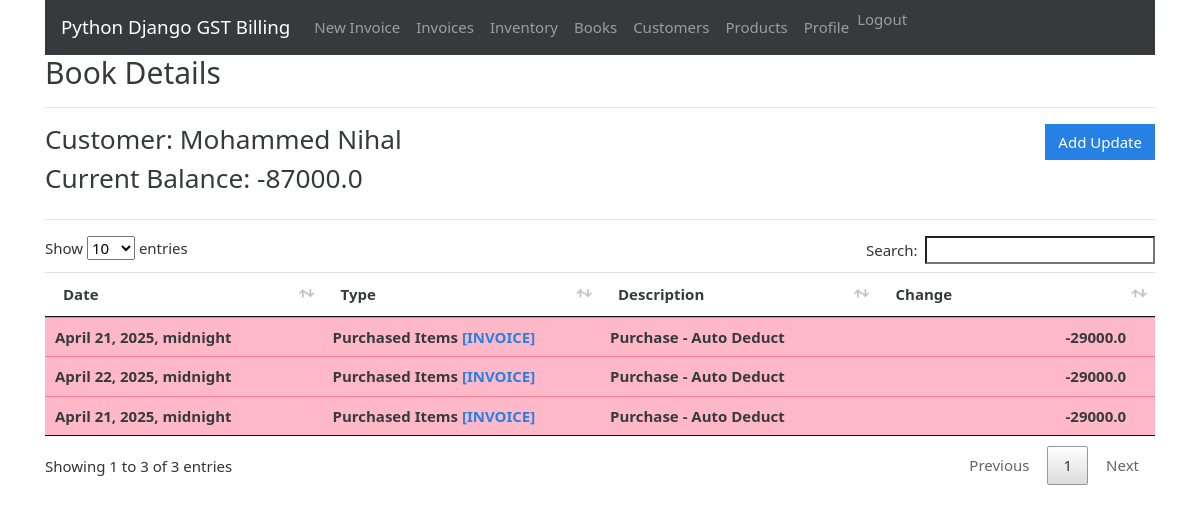
Screenshot of /books/2 (signed in) with the database file from the repository.
### gstbillingapp/models.py (models this page shows, shortened)
class Book(models.Model):
    user = models.ForeignKey(User, null=True, blank=True, on_delete=models.SET_NULL)
    customer = models.ForeignKey(Customer, null=True, blank=True, on_delete=models.SET_NULL)
    current_balance = models.FloatField(default=0)
    last_log = models.ForeignKey('BookLog', null=True, blank=True, default=None, on_delete=models.SET_NULL)

class Customer(models.Model):
    user = models.ForeignKey(User, null=True, blank=True, on_delete=models.SET_NULL)
    customer_name = models.CharField(max_length=200)
    customer_address = models.TextField(max_length=600, blank=True, null=True)
    customer_phone = models.CharField(max_length=14, blank=True, null=True)
    customer_gst = models.CharField(max_length=15, blank=True, null=True)

class BookLog(models.Model):
    parent_book = models.ForeignKey(Book, null=True, blank=True, on_delete=models.CASCADE)
    date = models.DateTimeField(default=datetime.now, blank=True, null=True)
    last_modified = models.DateTimeField(auto_now=True)
    CHANGE_TYPES = [
        (0, 'Paid'),
        (1, 'Purchased Items'),
        (2, 'Sold Items'),
        (4, 'Other'),
    ]
    change_type = models.IntegerField(choices=CHANGE_TYPES, default=0)
    change = models.FloatField(default=0.0)
    associated_invoice = models.ForeignKey(Invoice, blank=True, null=True, default=None, on_delete=models.SET_NULL)
    description = models.TextField(max_length=600, blank=True, null=True)

### gstbillingapp/views.py (the view)
# urls.py: path('books/<int:book_id>', views.book_logs, name='book_logs'),
@login_required
def book_logs(request, book_id):
    context = {}
    book = get_object_or_404(Book, id=book_id, user=request.user)
    book_logs = BookLog.objects.filter(parent_book=book).order_by('-id')
    context['book'] = book
    context['book_logs'] = book_logs
    return render(request, 'gstbillingapp/book_logs.html', context)

### gstbillingapp/templates/gstbillingapp/book_logs.html (shortened to what this page needs)
{% extends "gstbillingapp/base.html" %}
{% load static %}
{% block content %}
<h2>Book Details</h2>
<hr>
<div class="row">
	<div class="col">
		<h3>Customer: {{book.customer.customer_name}}</h3>
		<h3>Current Balance: {{book.current_balance}}</h3>
	</div>
	<div class="col">
		<a href="{% url 'book_logs_add' book.id %}" id="add_customer_btn"><button type="button" class="btn btn-primary">Add Update</button></a>
	</div>
</div>
<hr>
<table class="table table-hover font-weight-bold" id="inventory-logs-table">
	<thead>
		<tr>
			<th>Date</th>
			<th>Type</th>
			<th>Description</th>
			<th>Change</th>
		</tr>
	</thead>
	<tbody class="two-col-form">
		{% for item in book_logs %}
		<tr class="{% if item.change < 0 %}table-danger{% else %}table-success{%endif%}">
			<td>{{item.date}}</td>
			<td>{{item.get_change_type_display}} {% if item.associated_invoice %}<a href="{% url 'invoice_viewer' item.associated_invoice.id %}">[INVOICE]</a>{% endif %}</td>
			<td>{{item.description}}</td>
			<td class="text-right">{{item.change}} &emsp; {{inventory.product.product_unit}}</td>
		{% endfor %}
	</tbody>
</table>
{% endblock %}

### gstbillingapp/static/gstbillingapp/main.css (style rules this page uses)
.two-col-form td, .two-col-form th { width: 25%; }
#add_customer_btn, #add_product_btn { float: right; }

### rows the page displays
Book: customer.customer_name "Mohammed Nihal", current_balance "-87000.0"
BookLog: date "April 21, 2025, midnight", change_type "Purchased Items", shows "[INVOICE]", description "Purchase - Auto Deduct", change "-29000.0"
BookLog: date "April 22, 2025, midnight", change_type "Purchased Items", shows "[INVOICE]", description "Purchase - Auto Deduct", change "-29000.0"
BookLog: date "April 21, 2025, midnight", change_type "Purchased Items", shows "[INVOICE]", description "Purchase - Auto Deduct", change "-29000.0"
